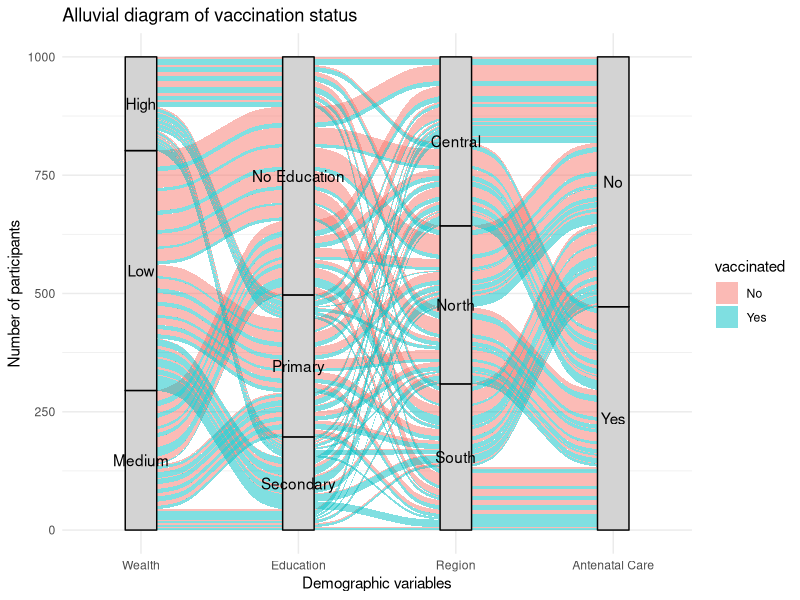

The R script that drew this image:
## ---- chunk 1
knitr::opts_chunk$set(echo = FALSE)
## ---- chunk 2

library(ggplot2)
library(ggalluvial)
library(dplyr)

## ---- chunk 3
set.seed(123)  # For reproducibility

# Simulate a dataset
n <- 1000  # Number of participants

# Wealth categories (lower wealth indices are less likely to be vaccinated)
wealth <- factor(sample(c("Low", "Medium", "High"), n, replace = TRUE, prob = c(0.5, 0.3, 0.2)))

# Mother's education levels (less educated mothers are less likely to vaccinate)
education <- factor(sample(c("No Education", "Primary", "Secondary"), n, replace = TRUE, 
                           prob = c(0.5, 0.3, 0.2)))

# Region is randomly assigned for now
region <- factor(sample(c("North", "South", "Central"), n, replace = TRUE))

# Antenatal care visits (a binary factor)
antenatal_care <- factor(sample(c("Yes", "No"), n, replace = TRUE))

# Define a probability of vaccination based on wealth and education
vaccination_prob <- ifelse(wealth == "Low" & education == "No Education", 0.2,  # Low wealth and no education
                   ifelse(wealth == "Low" & education == "Primary", 0.3,       # Low wealth and primary education
                   ifelse(wealth == "Medium" & education == "No Education", 0.4, # Medium wealth and no education
                   ifelse(wealth == "Medium" & education == "Primary", 0.6,    # Medium wealth and primary education
                   ifelse(wealth == "High" & education == "No Education", 0.6, # High wealth and no education
                   0.8)))))  # Higher probability for other combinations

# Simulate vaccination status based on probability
vaccinated <- factor(rbinom(n, 1, vaccination_prob), labels = c("No", "Yes"))

# Combine into a data frame
df <- data.frame(wealth, education, region, antenatal_care, vaccinated)

# View the first few rows of the dataset
head(df)


## ---- chunk 4
# Group by the demographic variables and count occurrences
df_alluvial <- df %>%
  count(wealth, education, region, antenatal_care, vaccinated)

# View the data to make sure it's correct
head(df_alluvial)

## ---- chunk 5

# Create the alluvial plot
df_alluvial %>% 
  ggplot(aes(axis1 = wealth, axis2 = education, axis3 = region, axis4 = antenatal_care, y = n)) +
  geom_alluvium(aes(fill = vaccinated), width = 0.2) +  # Moved 'fill' inside aes()
  geom_stratum(width = 0.2, fill = "lightgrey", color = "black") +
  geom_text(stat = "stratum", aes(label = after_stat(stratum))) +
  scale_x_discrete(limits = c("Wealth", "Education", "Region", "Antenatal Care"), expand = c(0.15, 0.05)) +
  labs(title = "Alluvial diagram of vaccination status",
       y = "Number of participants",
       x = "Demographic variables") +
  theme_minimal()



